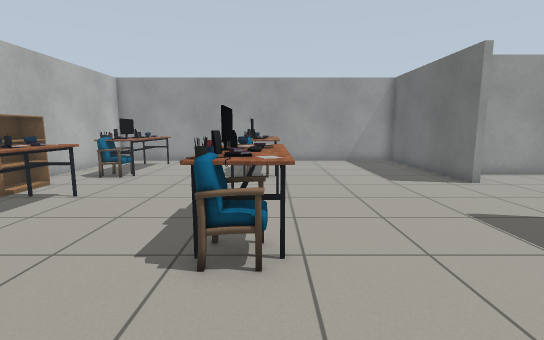
view 1 (above)

16 first-person views from a walk through a world built for the Gazebo simulator. The camera is 1 m above the floor, tilts 8° down and sees 85° across. The floor is counted in squares, 0.5 m on a side. Each view is taken from the middle of a square. On the plan, view 1 faces up. The plan holds only what a view shows up to about 17 squares ahead; the rest is blank.

view 2
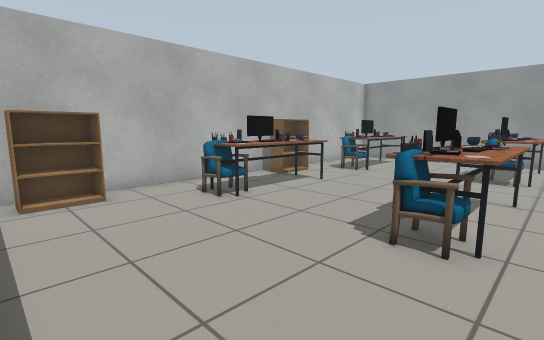

view 3
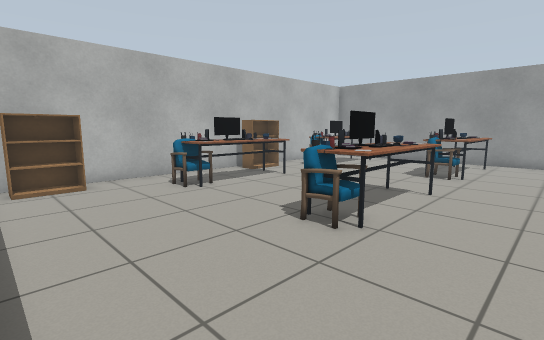

view 4
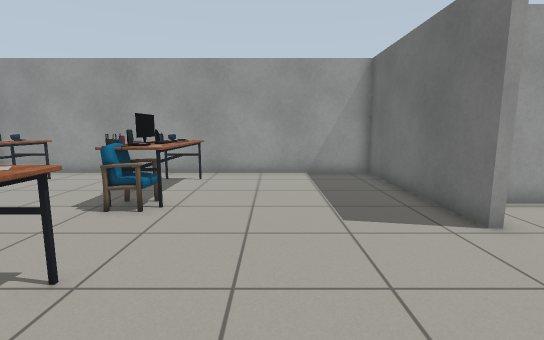

view 5
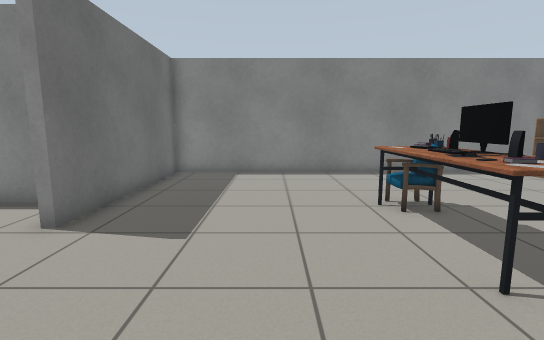

view 6
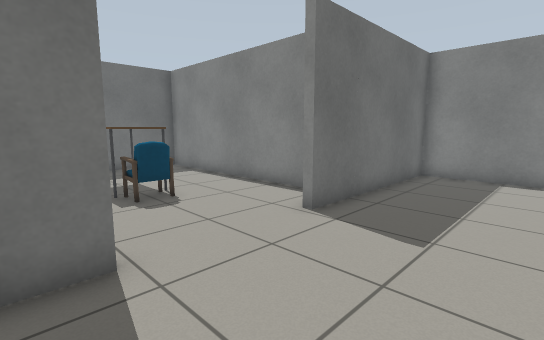

view 7
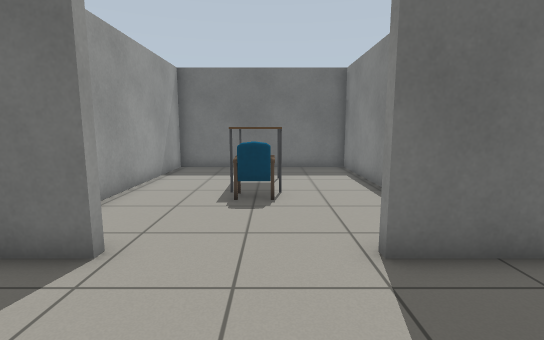

view 8
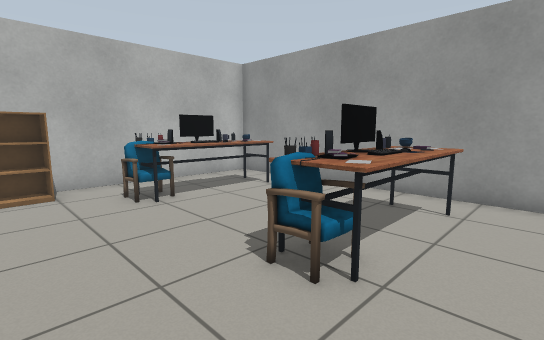

view 9
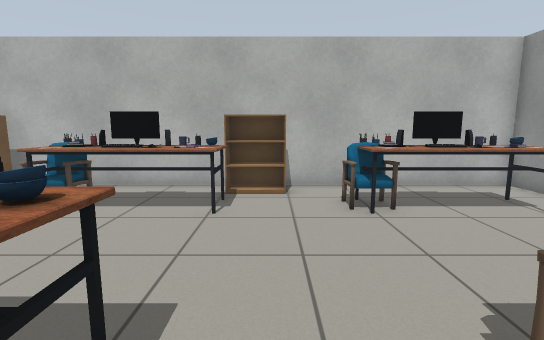

view 10
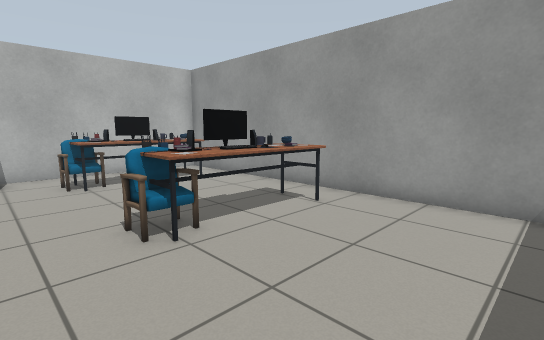

view 11
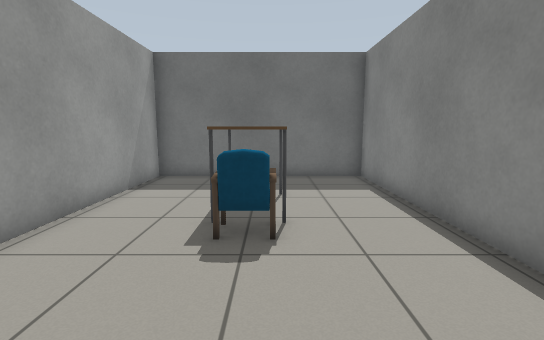

view 12
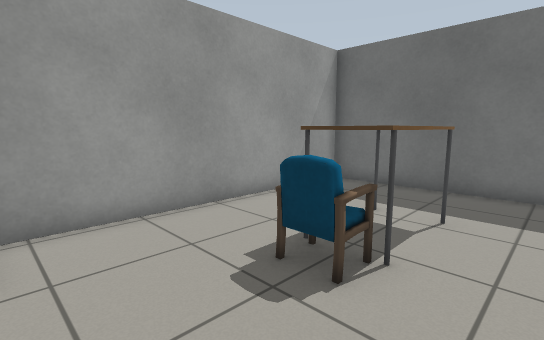

view 13
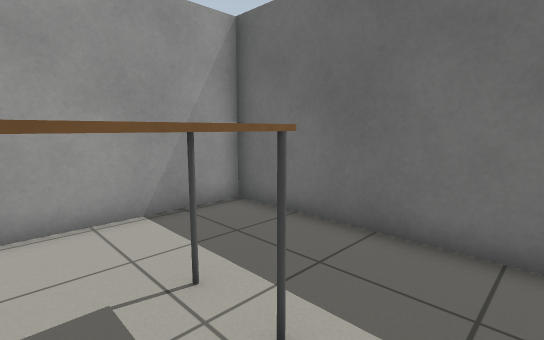

view 14
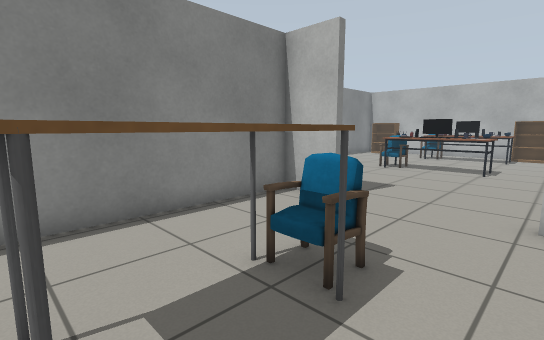

view 15
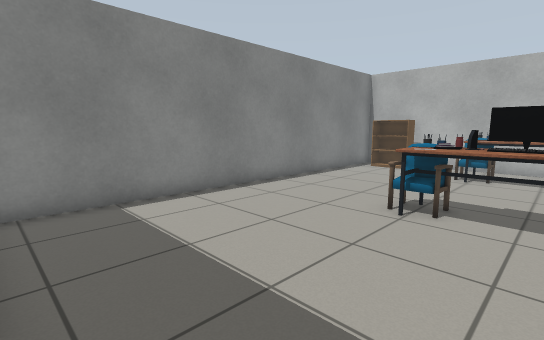

view 16
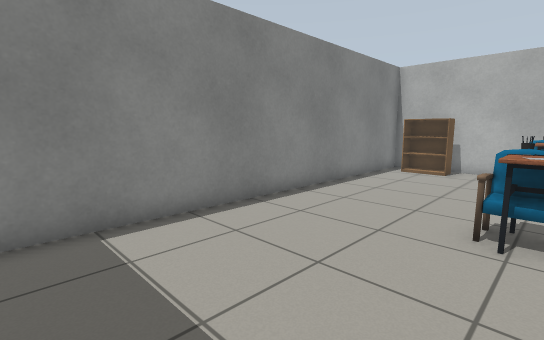

### Floor plan
Points are (right, up) in squares from view 1. A wall is a line through its corners. A room is listed if a view was taken in it or the views show most of it. See-through windows are left out.
Room 1 (views 1, 2, 3, 4, 5, 6, 7, 8, 9, 10, 11, 15, 16)
walls: (7.8, 10.7) (7.3, 10.7) (7.3, 18.4) (-9.3, 18.4) (-9.3, -1.3) (7.3, -1.3) (7.3, 6.2)
ways out: opening at (7, 8.5) to room 2
objects: bookshelf (-8, 0) to (-8, 1); bookshelf (-8, 9) to (-8, 10); chair (-7, 4) to (-6, 5); desk (-7, 5) to (-6, 8); chair (-7, 12) to (-6, 13); desk (-7, 13) to (-6, 16); chair (-1, 4) to (0, 5); desk (-1, 5) to (0, 8); chair (-1, 12) to (0, 13); desk (-1, 13) to (0, 16)
Room 2 (views 12, 13, 14)
walls: (7.3, 6.2) (7.6, 6.2) (7.6, 4.2) (18.4, 4.2) (18.4, 12.7) (8.1, 12.7)
ways out: opening at (7, 8.5) to room 1
objects: chair (11, 8) to (12, 9); table (13, 8) to (15, 9)

Positions as (right, up) in squares from view 1, and headings:
1: (0, 0), facing up
2: (1, -1), facing up-left
3: (3, -1), facing up-left
4: (3, 5), facing up
5: (3, 12), facing down
6: (3, 12), facing down-right
7: (3, 8), facing right
8: (2, 9), facing up-left
9: (1, 10), facing left
10: (5, 10), facing up-left
11: (6, 8), facing right
12: (8, 6), facing up-right
13: (13, 6), facing up-right
14: (15, 11), facing down-left
15: (7, 7), facing down-left
16: (6, 5), facing down-left
